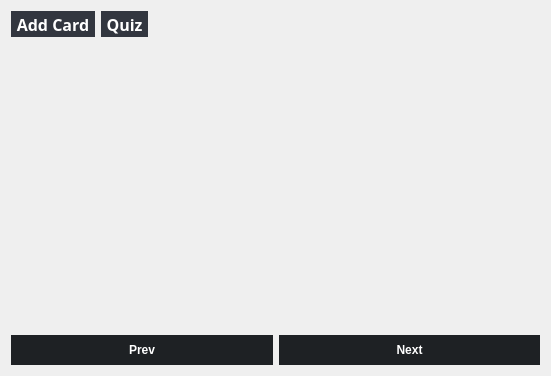
<?xml version="1.0" encoding="UTF-8"?>
<ui version="4.0">
 <class>Deck</class>
 <widget class="QWidget" name="Deck">
  <property name="geometry">
   <rect>
    <x>0</x>
    <y>0</y>
    <width>551</width>
    <height>376</height>
   </rect>
  </property>
  <property name="windowTitle">
   <string>Form</string>
  </property>
  <layout class="QGridLayout" name="gridLayout">
   <item row="0" column="0">
    <layout class="QHBoxLayout" name="horizontalLayout_2">
     <item>
      <widget class="QToolButton" name="add_card_btn">
       <property name="enabled">
        <bool>true</bool>
       </property>
       <property name="font">
        <font>
         <family>Trebuchet MS</family>
         <pointsize>12</pointsize>
         <weight>75</weight>
         <italic>false</italic>
         <bold>true</bold>
        </font>
       </property>
       <property name="styleSheet">
        <string notr="true">QToolButton {
background-color: rgb(50, 54, 63);
color: white; 
font:bold;
border: 0px;
}

QToolButton:hover {
	background-color: rgba(0, 127, 177, 0.6);
}</string>
       </property>
       <property name="text">
        <string>Add Card</string>
       </property>
      </widget>
     </item>
     <item>
      <widget class="QToolButton" name="quiz_btn">
       <property name="enabled">
        <bool>true</bool>
       </property>
       <property name="font">
        <font>
         <family>Trebuchet MS</family>
         <pointsize>12</pointsize>
         <weight>75</weight>
         <italic>false</italic>
         <bold>true</bold>
        </font>
       </property>
       <property name="styleSheet">
        <string notr="true">QToolButton {
background-color: rgb(50, 54, 63);
color: white; 
font:bold;
border: 0px;
}

QToolButton:hover {
	background-color: rgba(0, 127, 177, 0.6);
}

QToolButton:checked {
	background-color: rgb(0, 127, 177);
}</string>
       </property>
       <property name="text">
        <string>Quiz</string>
       </property>
       <property name="checkable">
        <bool>true</bool>
       </property>
      </widget>
     </item>
     <item>
      <spacer name="horizontalSpacer">
       <property name="orientation">
        <enum>Qt::Horizontal</enum>
       </property>
       <property name="sizeHint" stdset="0">
        <size>
         <width>40</width>
         <height>20</height>
        </size>
       </property>
      </spacer>
     </item>
     <item>
      <widget class="QLabel" name="total">
       <property name="font">
        <font>
         <family>Trebuchet MS</family>
         <pointsize>12</pointsize>
        </font>
       </property>
       <property name="styleSheet">
        <string notr="true">QLabel {
	color: white;
}</string>
       </property>
       <property name="text">
        <string/>
       </property>
      </widget>
     </item>
    </layout>
   </item>
   <item row="1" column="0">
    <widget class="QStackedWidget" name="card_area"/>
   </item>
   <item row="2" column="0">
    <layout class="QHBoxLayout" name="horizontalLayout">
     <item>
      <widget class="QPushButton" name="prev_btn">
       <property name="styleSheet">
        <string notr="true">QPushButton {
background-color: rgb(30, 33, 36);
color: white; 
font:bold;
padding: 8px 12px 8px 12px;
border: 0px;
}

QPushButton:hover {
	background-color: rgba(0, 127, 177, 0.6);
}

QPushButton:checked {
	background-color: rgb(0, 127, 177);
}</string>
       </property>
       <property name="text">
        <string>Prev</string>
       </property>
      </widget>
     </item>
     <item>
      <widget class="QPushButton" name="next_btn">
       <property name="styleSheet">
        <string notr="true">QPushButton {
background-color: rgb(30, 33, 36);
color: white; 
font:bold;
padding: 8px 12px 8px 12px;
border: 0px;
}

QPushButton:hover {
	background-color: rgba(0, 127, 177, 0.6);
}

QPushButton:checked {
	background-color: rgb(0, 127, 177);
}</string>
       </property>
       <property name="text">
        <string>Next</string>
       </property>
      </widget>
     </item>
    </layout>
   </item>
  </layout>
 </widget>
 <resources/>
 <connections/>
</ui>
